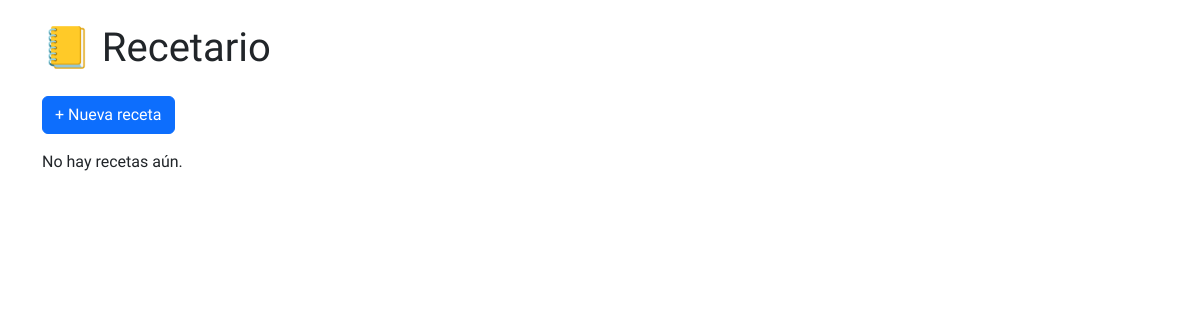
/, run on an earlier commit of the app's database.
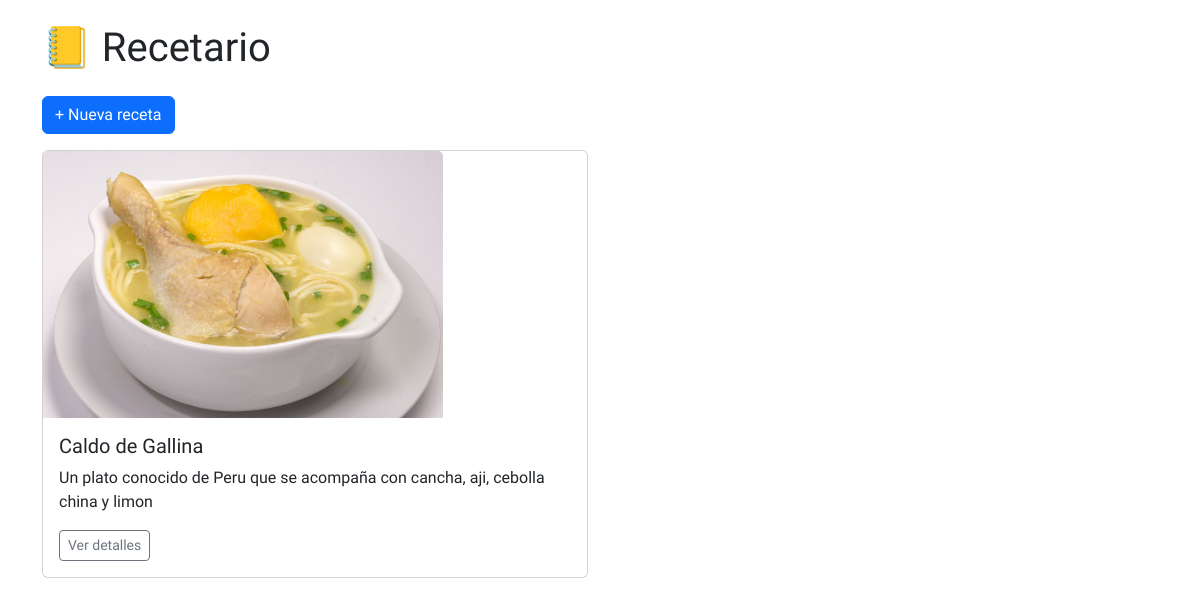
And on a later commit of the database.
### core/models.py (models this page shows, shortened)
class Receta(models.Model):
    titulo = models.CharField(max_length=200)
    descripcion = models.TextField()
    ingredientes = models.TextField()
    pasos = models.TextField()
    tiempo_preparacion = models.IntegerField(help_text="Minutos")
    imagen = models.ImageField(upload_to='recetas/', null=True, blank=True)
    creado = models.DateTimeField(auto_now_add=True)

### core/views.py (the view)
# urls.py: path('', views.lista_recetas, name='lista_recetas'),
def lista_recetas(request):
    recetas = Receta.objects.all().order_by('-creado')
    return render(request, 'core/lista_recetas.html', {'recetas': recetas})

### core/templates/core/lista_recetas.html (shortened to what this page needs)
{% extends 'core/base.html' %}
{% block content %}
<a href="{% url 'crear_receta' %}" class="btn btn-primary mb-3">+ Nueva receta</a>
{% if recetas %}
    <div class="row row-cols-1 row-cols-md-2 g-4">
        {% for receta in recetas %}
        <div class="col">
            <div class="card">
                {% if receta.imagen %}
                <img src="{{ receta.imagen.url }}" class="card-img-top" alt="{{ receta.titulo }}">
                {% endif %}
                <div class="card-body">
                    <h5 class="card-title">{{ receta.titulo }}</h5>
                    <p class="card-text">{{ receta.descripcion|truncatewords:20 }}</p>
                    <a href="{% url 'detalle_receta' receta.id %}" class="btn btn-sm btn-outline-secondary">Ver detalles</a>
                </div>
            </div>
        </div>
        {% endfor %}
    </div>
{% else %}
    <p>No hay recetas aún.</p>
{% endif %}
{% endblock %}

What changed in the data, as far as the page shows it:
added Receta: imagen (picture), titulo "Caldo de Gallina", descripcion "Un plato conocido de Peru que se acompaña con cancha, aji, cebolla china y limon"
Also different on the page:
text no longer shown: "No hay recetas aún."
